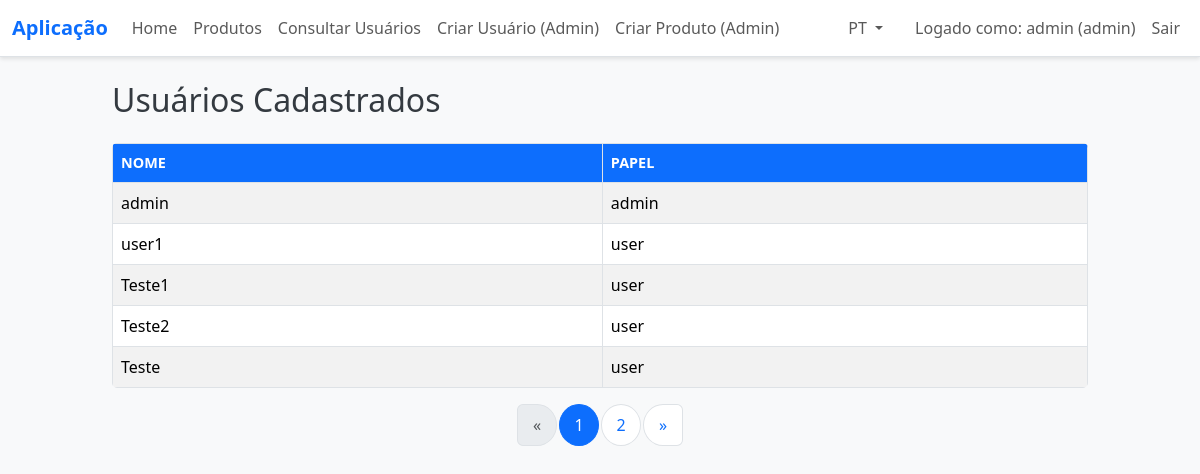
Screenshot of /consult_users (signed in) with the database file from the repository.
### models.py (models this page shows, shortened)
class User(db.Model):
    id = db.Column(db.Integer, primary_key=True)
    name = db.Column(db.String(64), unique=True, nullable=False)
    email = db.Column(db.String(120), unique=True, nullable=False)
    password_hash = db.Column(db.String(128), nullable=False)
    role = db.Column(db.String(10), default='user')  # 'user' ou 'admin'

### app.py (the view)
@app.route('/consult_users')
@login_required
def consult_users():
    page = request.args.get('page', 1, type=int)
    per_page = 5
    query = User.query
    total = query.count()
    users = query.offset((page-1)*per_page).limit(per_page).all()
    total_pages = (total + per_page - 1) // per_page
    return render_template('consult_users.html',
                           users=users,
                           page=page,
                           total_pages=total_pages,
                           user=get_current_user())

### app.py (called while the page is built)
@babel.localeselector
def get_locale():
    return session.get('lang', 'pt')

@app.context_processor
def inject_get_locale():
    return {'get_locale': get_locale}

### auth.py (called while the page is built)
def get_current_user():
    user_id = session.get('user_id')
    if user_id:
        return User.query.get(user_id)
    return None

def login_required(f):
    @wraps(f)
    def decorated_function(*args, **kwargs):
        if not get_current_user():
            return redirect(url_for('index', next=request.url))
        return f(*args, **kwargs)
    return decorated_function

### templates/consult_users.html (shortened to what this page needs)
{% extends "base.html" %}
{% block content %}
<h2 class="mb-4">{{_('Usuários Cadastrados')}}</h2>
<table class="table table-striped table-bordered">
    <thead>
        <tr>
            <th>{{_('Nome')}}</th>
            <th>{{_('Papel')}}</th>
        </tr>
    </thead>
    <tbody>
        {% for u in users %}
        <tr>
            <td>{{ u.name }}</td>
            <td>{{ u.role }}</td>
        </tr>
        {% endfor %}
    </tbody>
</table>
<nav>
  <ul class="pagination justify-content-center">
    <li class="page-item {% if page == 1 %}disabled{% endif %}">
      <a class="page-link" href="{{ url_for('consult_users', page=page-1 if page > 1 else 1) }}" aria-label="Previous">
        <span aria-hidden="true">&laquo;</span>
      </a>
    </li>
    {% for p in range(1, total_pages+1) %}
      <li class="page-item {% if p == page %}active{% endif %}">
        <a class="page-link" href="{{ url_for('consult_users', page=p) }}">{{ p }}</a>
      </li>
    {% endfor %}
    <li class="page-item {% if page == total_pages %}disabled{% endif %}">
      <a class="page-link" href="{{ url_for('consult_users', page=page+1 if page < total_pages else total_pages) }}" aria-label="Next">
        <span aria-hidden="true">&raquo;</span>
      </a>
    </li>
  </ul>
</nav>
{% endblock %}

### templates/base.html (shortened to what this page needs)
<!DOCTYPE html>
<html lang="{{ get_locale() }}">
<head>
    <link href="https://cdn.jsdelivr.net/npm/bootstrap@5.3.2/dist/css/bootstrap.min.css" rel="stylesheet">
    <link rel="stylesheet" href="https://cdnjs.cloudflare.com/ajax/libs/font-awesome/6.0.0-beta3/css/all.min.css" />
    <link rel="stylesheet" href="{{ url_for('static', filename='css/style.css') }}">
</head>
<body class="bg-light">
    <nav class="navbar navbar-expand-lg navbar-light bg-white border-bottom mb-4">
        <div class="container-fluid">
            <a class="navbar-brand" href="{{ url_for('index') }}">{{ _('Aplicação') }}</a>
            <div class="collapse navbar-collapse" id="navbarNav">
                <ul class="navbar-nav me-auto">
                    {% if user %}
                        <li class="nav-item"><a class="nav-link" href="{{ url_for('list_users') }}">{{ _('Home') }}</a></li>
                        <li class="nav-item"><a class="nav-link" href="{{ url_for('list_products') }}">{{ _('Produtos') }}</a></li>
                        <li class="nav-item"><a class="nav-link" href="{{ url_for('consult_users') }}">{{ _('Consultar Usuários') }}</a></li>
                        {% if user.role == 'admin' %}
                            <li class="nav-item"><a class="nav-link" href="{{ url_for('admin_create_user') }}">{{ _('Criar Usuário (Admin)') }}</a></li>
                            <li class="nav-item"><a class="nav-link" href="{{ url_for('admin_create_product') }}">{{ _('Criar Produto (Admin)') }}</a></li>
                        {% endif %}
                    {% endif %}
                </ul>
                <ul class="navbar-nav">
                    <li class="nav-item dropdown me-3">
                        <a class="nav-link dropdown-toggle" href="#" id="idiomaDropdown" role="button" data-bs-toggle="dropdown" aria-expanded="false">
                            {{ get_locale()|upper }}
                        </a>
                    </li>
                    {% if user %}
                        <li class="nav-item"><span class="nav-link">{{ _('Logado como') }}: {{ user.name }} ({{ user.role }})</span></li>
                        <li class="nav-item">
                            <a class="nav-link" href="{{ url_for('logout') }}">{{ _('Sair') }}</a>
                        </li>
                    {% else %}
                    <li class="nav-item"><a class="nav-link" href="{{ url_for('login_as_admin') }}">{{ _('Login como Admin') }}</a></li>
                    <li class="nav-item"><a class="nav-link" href="{{ url_for('login_as_user') }}">{{ _('Login como Usuário') }}</a></li>
                    {% endif %}
                </ul>
            </div>
        </div>
    </nav>
    <div class="container">
        {% block content %}{% endblock %}
    </div>
</body>
</html>

### static/css/style.css (style rules this page uses)
body { background-color: #f8f9fa; font-family: 'Segoe UI', Tahoma, Geneva, Verdana, sans-serif; color: #343a40; }
.navbar { box-shadow: 0 2px 4px rgba(0,0,0,0.1); }
.navbar-brand { font-weight: bold; font-size: 1.25rem; color: #0d6efd !important; }
.navbar-nav .nav-link { font-weight: 500; transition: color 0.2s; }
.table { border-radius: 5px; overflow: hidden; background-color: #ffffff; }
.table th { background-color: #0d6efd; color: #fff; text-transform: uppercase; font-size: 0.9rem; }
.pagination .page-item.active .page-link { background-color: #0d6efd; border-color: #0d6efd; }
.pagination .page-link { border-radius: 50%; width: 40px; text-align: center; line-height: 30px; padding: 5px 0; margin: 0 3px; border: 1px solid #dee2e6; }
.container { max-width: 1000px; margin-bottom: 2rem; }

### rows the page displays
User: name "admin", role "admin"
User: name "user1", role "user"
User: name "Teste1", role "user"
User: name "Teste2", role "user"
User: name "Teste", role "user"

### other values shown
{{ get_locale()|upper }} "PT"
{{ p }} "1" "2"
